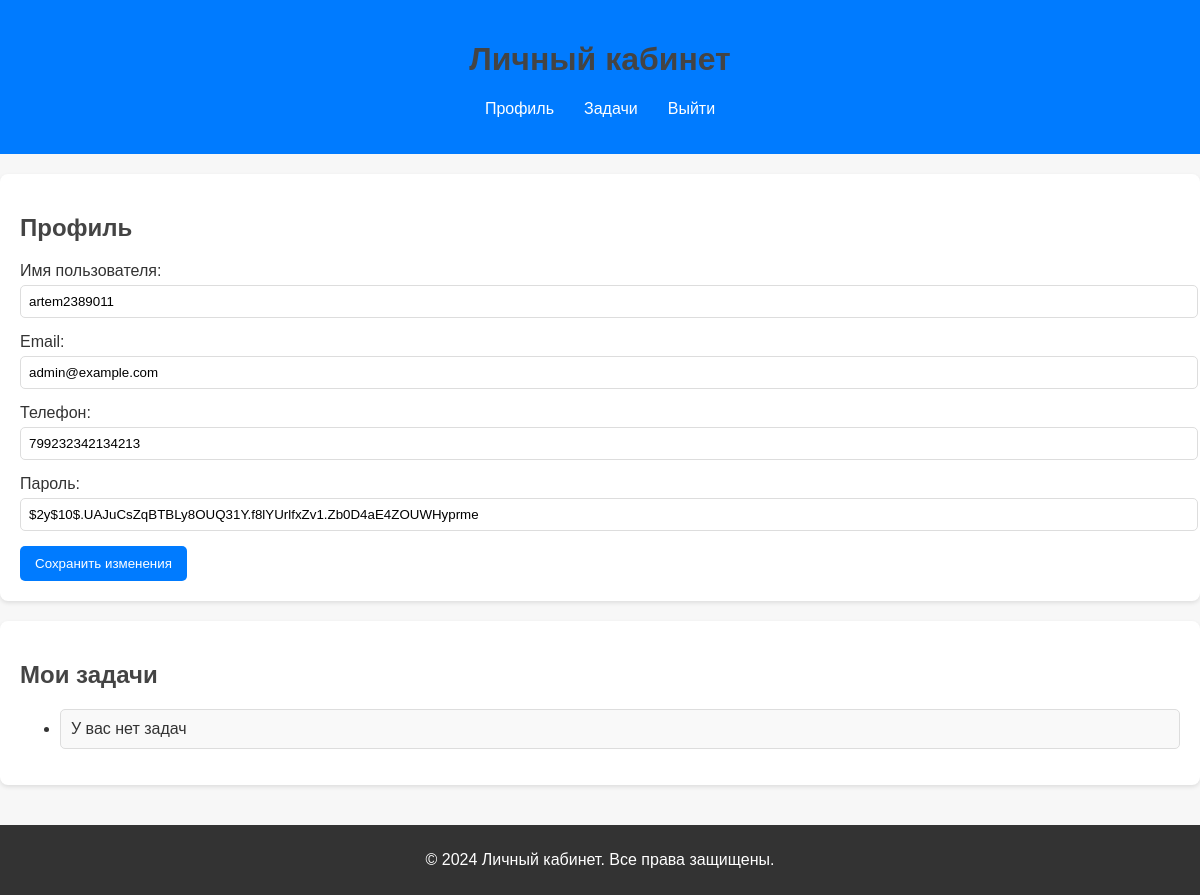
Screenshot of /index.php?action=account (signed in) with the database file from the repository.
### tables this page shows
CREATE TABLE users (
                       id INTEGER PRIMARY KEY, -- Уникальный идентификатор пользователя
                       username TEXT NOT NULL UNIQUE, -- Уникальное имя пользователя
                       email TEXT NOT NULL UNIQUE, -- Уникальный email
                       phone TEXT, -- Номер телефона (опционально)
                       password TEXT NOT NULL -- Пароль (захешированный)
);

### Block/Controllers/UserController.php (called while the page is built, shortened)
<?php
class UserController implements RouteConfigurable {
    private UserRepositoryInterface $userRepository;
    public function __construct(UserRepositoryInterface $userRepository) {
        $this->userRepository = $userRepository;
    }
    public function account() {
        $userId = $_SESSION['user_id'];
        $user = $this->userRepository->findById($userId);
        include __DIR__ . '../../Views/account.php';
    }
}
?>

### index.php (called while the page is built, shortened)
<?php
$router = new Router();
$action = $_GET['action'] ?? 'login';
$router->dispatch($_SERVER['REQUEST_METHOD'], "/$action");
?>

### Block/Repositories/UserRepository.php (called while the page is built, shortened)
<?php
class UserRepository implements UserRepositoryInterface {
    private DatabaseService $db;
    public function __construct(DatabaseService $db) {
        $this->db = $db;
    }
    public function findById(int $id): ?array {
        $result = $this->db->query('SELECT * FROM users WHERE id = :id', ['id' => $id]);
        return $result[0] ?? null;
    }
}
?>

### Block/Services/DatabaseService.php (called while the page is built, shortened)
<?php
    class DatabaseService implements DataBaseInterface {
        private PDO $pdo;
        public function __construct(){
            $dbPath = __DIR__ . '/../../config/identifier.sqlite';
            $this->pdo = new PDO('sqlite:' . $dbPath, null, null, [
                PDO::ATTR_ERRMODE => PDO::ERRMODE_EXCEPTION,
                PDO::ATTR_DEFAULT_FETCH_MODE => PDO::FETCH_ASSOC,
            ]);
        }
        public function query(string $sql, array $params = []): array{
            $stmt = $this->pdo->prepare($sql);
            $stmt->execute($params);
            return $stmt->fetchAll();
        }
    }
?>

### Block/Views/account.php (the view, shortened to what this page needs)
<!DOCTYPE html>
<html lang="ru">
<head>
    <link rel="stylesheet" href="public/assets/account.css">
</head>
<body>
<header class="header">
    <div class="container">
        <h1>Личный кабинет</h1>
        <nav class="nav">
            <ul>
                <li><a href="#profile">Профиль</a></li>
                <li><a href="index.php?action=todos">Задачи</a></li>
                <li><a href="index.php?action=logout">Выйти</a></li>
            </ul>
        </nav>
    </div>
</header>
<main class="main">
    <section id="profile" class="section">
        <h2>Профиль</h2>
        <div class="profile-info">
            <form action="index.php?action=update_profile" method="POST">
                <label for="username">Имя пользователя:</label>
                <input type="text" id="username" name="username" value="<?= htmlspecialchars($user['username']) ?>" required>
                <label for="email">Email:</label>
                <input type="email" id="email" name="email" value="<?= htmlspecialchars($user['email']) ?>" required>
                <label for="phone">Телефон:</label>
                <input type="text" id="phone" name="phone" value="<?= htmlspecialchars($user['phone']) ?>" required>
                <label for="phone">Пароль:</label>
                <input type="text" id="phone" name="phone" value="<?= htmlspecialchars($user['password']) ?>" required>
                <button type="submit">Сохранить изменения</button>
            </form>
        </div>
    </section>
    <section id="tasks" class="section">
        <h2>Мои задачи</h2>
        <ul class="tasks">
            <?php if (!empty($todos) && is_array($todos)): ?>
                <?php foreach ($todos as $todo): ?>
                    <li>
                        <strong>Задача:</strong> <?= htmlspecialchars($todo['title']) ?><br>
                        <strong>Категория:</strong> <?= htmlspecialchars($todo['category']) ?><br>
                        <strong>Приоритет:</strong> <?= $todo['priority'] === 1 ? 'Высокий' : ($todo['priority'] === 2 ? 'Средний' : 'Низкий') ?><br>
                        <strong>Статус:</strong> <?= $todo['is_completed'] ? 'Выполнено' : 'В процессе' ?>
                    </li>
                <?php endforeach; ?>
            <?php else: ?>
                <li>У вас нет задач</li>
            <?php endif; ?>
        </ul>
    </section>
</main>
<footer class="footer">
    <div class="container">
        <p>© <?= date('Y') ?> Личный кабинет. Все права защищены.</p>
    </div>
</footer>
</body>
</html>

### public/assets/account.css (style rules this page uses)
body { font-family: Arial, sans-serif; margin: 0; padding: 0; background-color: #f7f7f7; color: #333; }
.container { width: 90%; max-width: 1200px; margin: 0 auto; }
h1, h2 { color: #444; }
.header { background-color: #007bff; color: #fff; padding: 20px 0; text-align: center; }
.nav ul { list-style: none; padding: 0; display: flex; justify-content: center; margin-top: 10px; }
.nav li { margin: 0 15px; }
.nav a { color: #fff; text-decoration: none; }
.main { padding: 20px 0; }
.section { background-color: #fff; padding: 20px; margin-bottom: 20px; border-radius: 8px; box-shadow: 0 2px 4px rgba(0, 0, 0, 0.1); }
.tasks li { margin-bottom: 10px; padding: 10px; background-color: #f9f9f9; border: 1px solid #ddd; border-radius: 5px; }
form label { display: block; margin-bottom: 5px; }
form input { width: 100%; padding: 8px; margin-bottom: 15px; border: 1px solid #ddd; border-radius: 5px; }
form button { background-color: #007bff; color: white; padding: 10px 15px; border: none; border-radius: 5px; cursor: pointer; }
.footer { background-color: #333; color: #fff; padding: 10px 0; text-align: center; }

### rows the page displays
users: username "artem2389011", email "admin@example.com", phone "799232342134213", phone "$2y$10$.UAJuCsZqBTBLy8OUQ31Y.f8lYUrlfxZv1.Zb0D4aE4ZOUWHyprme"
